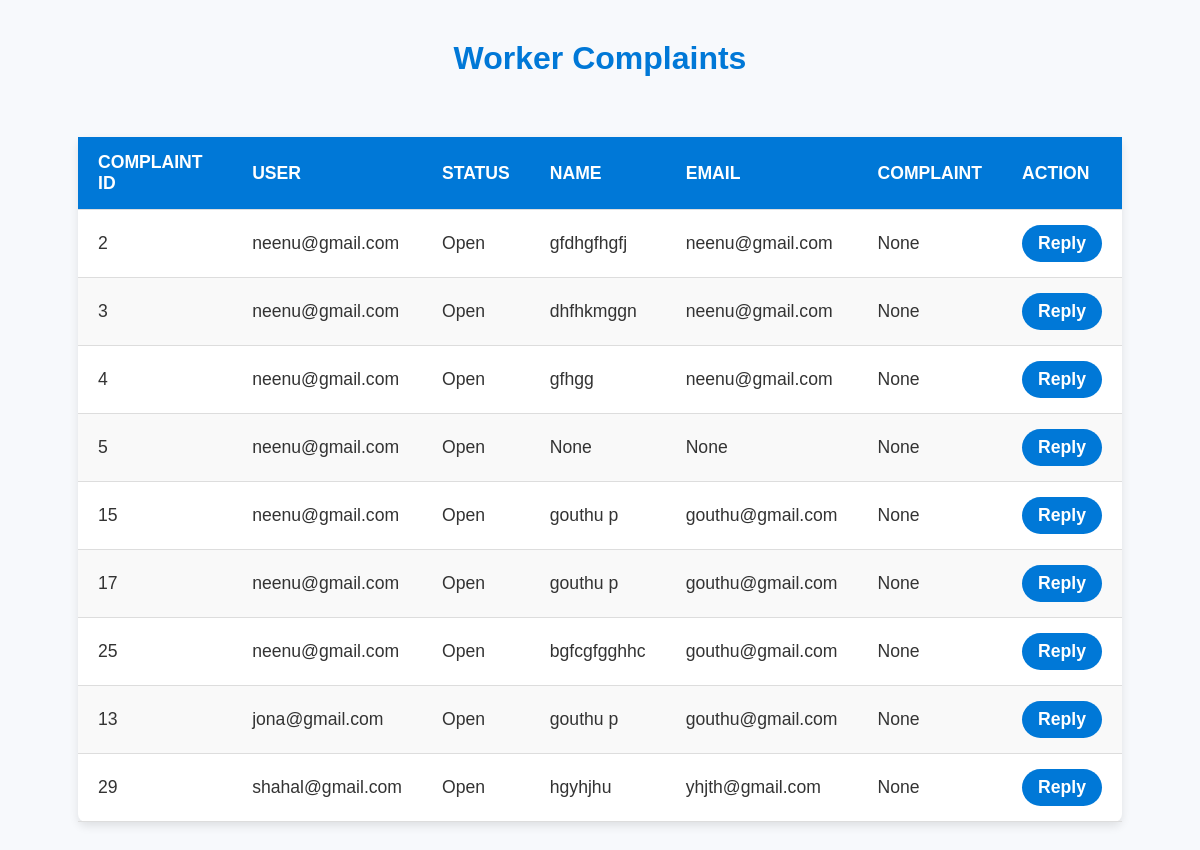
Page /worker_complaint/ on the committed database.
### Bengali/models.py (models this page shows, shortened)
class UserComplaints(models.Model):
    STATUS_CHOICES = [
        ("Open", "Open"),
        ("In Progress", "In Progress"),
        ("Resolved", "Resolved"),
        ("Closed", "Closed"),
    ]
    user = models.ForeignKey( Profile,on_delete=models.CASCADE,null=True, blank=True)
    status = models.CharField(max_length=50, choices=STATUS_CHOICES, default="Open")
    created_at = models.DateTimeField(default=now, editable=False)
    name=models.CharField(max_length=255,null=True,blank=True)
    email=models.EmailField(null=True,blank=True)
    updated_at = models.DateTimeField(default=now)
    complaints=models.CharField(max_length=225,null=True,blank=True)

class Profile(AbstractUser):
    USERNAME_FIELD='email'
    REQUIRED_FIELDS=[]
    objects = CustomUserManager()
    username = models.CharField(max_length=150, blank=True, null=True)
    first_name = models.CharField(max_length=150, blank=True, null=True)
    last_name= models.CharField(max_length=150, blank=True, null=True)
    role = models.CharField(max_length=15,choices=RoleChoices.choices)
    email=models.EmailField(unique=True)
    phone=models.CharField(max_length=15, blank=True, null=True)
    age=models.IntegerField(blank=True, null=True)
    worker_approved=models.BooleanField(blank=True, null=True)
    groups = models.ManyToManyField(
        Group,
            related_name="profile_groups",  # Set unique related_name
            blank=True
        )
    user_permissions = models.ManyToManyField(
            Permission,
            related_name="profile_permissions",  # Set unique related_name
            blank=True
        )

### Bengali/views.py (the view)
# urls.py: path('worker_complaint/', views.worker_complaint, name='worker_complaint'),
def worker_complaint(request):
    profiles = WorkersDetails.objects.all().values_list('profile', flat=True)
    complaints = UserComplaints.objects.filter(user__in=profiles)
    return render(request,"worker_complaint.html" ,{'complaints': complaints} )

### templates/worker_complaint.html (shortened to what this page needs)
<!DOCTYPE html>
<html lang="en">
<head>
</head>
<body>
    <h1>Worker Complaints</h1>
    <table>
        <thead>
            <tr>
                <th>Complaint ID</th>
                <th>User</th>
                <th>Status</th>
                <th>Name</th>
                <th>Email</th>
                <th>Complaint</th>
                <th>Action</th>
            </tr>
        </thead>
        <tbody>
            {% for complaint in complaints %}
            <tr>
                <td>{{ complaint.id }}</td>
                <td>{{ complaint.user.username }}</td>
                <td>{{ complaint.status }}</td>
                <td>{{ complaint.name }}</td>
                <td>{{ complaint.email }}</td>
                <td>{{ complaint.complaints }}</td>
                <td>
                    <a href="{% url 'agency_worker_replay' %}" class="reply-btn">Reply</a>
                </td>
            </tr>
            {% empty %}
            <tr>
                <td colspan="7" class="no-data">No complaints available</td>
            </tr>
            {% endfor %}
        </tbody>
    </table>
</body>
</html>

### templates/worker_complaint.html (style rules this page uses)
body { font-family: 'Arial', sans-serif; background-color: #f7f9fc; margin: 0; padding: 20px; color: #333; }
h1 { text-align: center; color: #0078d7; padding: 20px 0; margin: 0; font-size: 2rem; }
table { width: 90%; margin: 40px auto; border-collapse: collapse; background-color: #ffffff; border-radius: 8px; box-shadow: 0 4px 10px rgba(0, 0, 0, 0.1); }
th, td { padding: 15px 20px; text-align: left; border-bottom: 1px solid #ddd; font-size: 1.1rem; }
th { background-color: #0078d7; color: white; text-transform: uppercase; }
tr:nth-child(even) { background-color: #f9f9f9; }
.reply-btn { display: inline-block; padding: 8px 16px; background-color: #0078d7; color: white; text-decoration: none; border-radius: 30px; text-align: center; font-weight: bold; transition: background-color 0.3s, transform 0.3s; }

### rows in the picture
UserComplaints: id "2", user.username "neenu@gmail.com", status "Open", name "gfdhgfhgfj", email "neenu@gmail.com", complaints "None"
UserComplaints: id "3", user.username "neenu@gmail.com", status "Open", name "dhfhkmggn", email "neenu@gmail.com", complaints "None"
UserComplaints: id "4", user.username "neenu@gmail.com", status "Open", name "gfhgg", email "neenu@gmail.com", complaints "None"
UserComplaints: id "5", user.username "neenu@gmail.com", status "Open", name "None", email "None", complaints "None"
UserComplaints: id "15", user.username "neenu@gmail.com", status "Open", name "gouthu p", email "gouthu@gmail.com", complaints "None"
UserComplaints: id "17", user.username "neenu@gmail.com", status "Open", name "gouthu p", email "gouthu@gmail.com", complaints "None"
UserComplaints: id "25", user.username "neenu@gmail.com", status "Open", name "bgfcgfgghhc", email "gouthu@gmail.com", complaints "None"
UserComplaints: id "13", user.username "jona@gmail.com", status "Open", name "gouthu p", email "gouthu@gmail.com", complaints "None"
UserComplaints: id "29", user.username "shahal@gmail.com", status "Open", name "hgyhjhu", email "yhjth@gmail.com", complaints "None"
